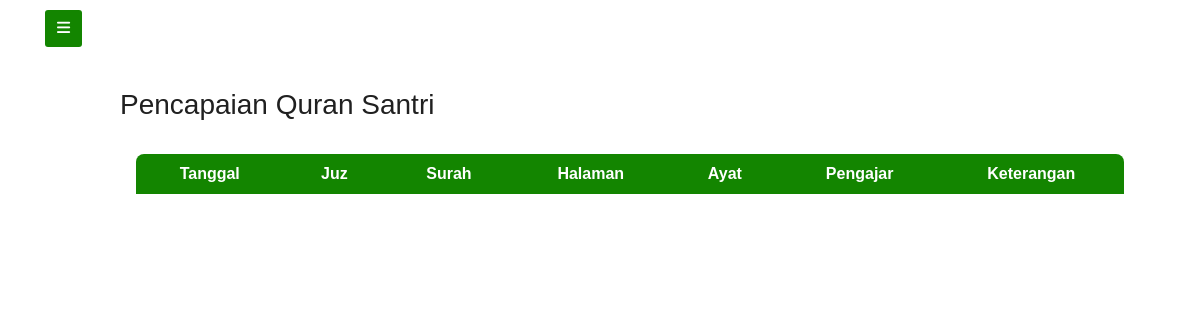
Before: /ortu/hasil_quran/ with the older database file.
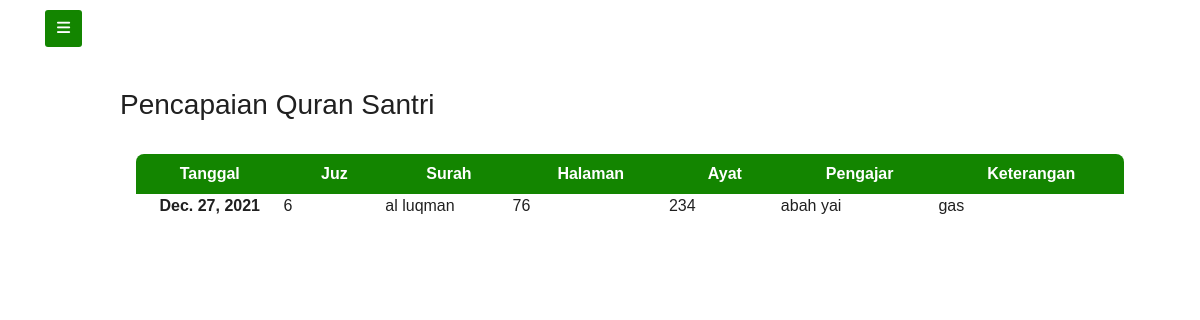
After: the same page with the newer database file.
### pengajar/models.py (models this page shows)
class Alquran(models.Model):
    tgl = models.DateField(auto_now=True, blank=False, null=False)
    surah = models.CharField(default='', max_length=12)
    ayat = models.IntegerField(default=0)
    juz = models.IntegerField(default=0)
    halaman = models.IntegerField(default=0)
    pengajar = models.CharField(default='', max_length=30)
    keterangan = models.CharField(default=0, max_length=120)
    santri = models.ForeignKey(
        adminmodels.Santri, on_delete=models.CASCADE, null=True)

### ortu/views.py (the view)
# urls.py: path('hasil_quran/', views.hasil_quran),
def hasil_quran(req):
    quran = models_pengajar.Alquran.objects.all()
    return render(req, 'ortu/hasil_quran.html', {
        'data': quran,
    })

### ortu/templates/ortu/hasil_quran.html (shortened to what this page needs)
{% extends 'ortu/hasil.html' %}
{% block content %}
<h3>Pencapaian Quran Santri</h3>
<div class="card-body">
    <div class="min-h-screen bg-white py-2">
        <div class="container-fluid">
            <div class=" row d-flex">
                <table class="bg-white divide-y divide-gray-300' style=" border: green;">
                    <thead class="" style="background-color: #138500; color: #FFFFFF;">
                        <tr>
                            <th class="font-semibold text-sm uppercase px-4 py-2 text-center"> Tanggal </th>
                            <th class="font-semibold text-sm uppercase px-4 py-2 text-center"> Juz </th>
                            <th class="font-semibold text-sm uppercase px-4 py-2 text-center"> Surah </th>
                            <th class="font-semibold text-sm uppercase px-4 py-2 text-center"> Halaman </th>
                            <th class="font-semibold text-sm uppercase px-4 py-2 text-center"> Ayat </th>
                            <th class="font-semibold text-sm uppercase px-4 py-2 text-center"> Pengajar </th>
                            <th class="font-semibold text-sm uppercase px-4 py-2 text-center"> Keterangan </th>
                        </tr>
                    </thead>
                    {%for q in data%}
                    <tbody class="divide-y divide-gray-500" style="border-color: #138500;">
                        <tr>
                            <th scope="row" class="text-center">{{ q.tgl }}</th>
                            <td>{{q.juz}}</td>
                            <td>{{q.surah}}</td>
                            <td>{{q.halaman}}</td>
                            <td>{{q.ayat}}</td>
                            <td>{{q.pengajar}}</td>
                            <td>{{q.keterangan}}</td>
                        </tr>
                    </tbody>
                    {%endfor%}
                </table>
            </div>
        </div>
    </div>
</div>
{%endblock%}

### ortu/templates/ortu/hasil.html (shortened to what this page needs)
<!DOCTYPE html>
<html lang="en">
<head>
    <link rel="stylesheet" href="https://use.fontawesome.com/releases/v5.7.2/css/all.css">
    <link rel="stylesheet" href="https://maxcdn.bootstrapcdn.com/bootstrap/4.0.0/css/bootstrap.min.css"
>
    <link rel="stylesheet" href="path/to/font-awesome/css/font-awesome.min.css">
    <link href="https://cdn.jsdelivr.net/npm/bootstrap@5.0.2/dist/css/bootstrap.min.css" rel="stylesheet"
>
    <link rel="stylesheet" href="path/to/font-awesome/css/font-awesome.min.css">
    <link href="https://cdn.jsdelivr.net/npm/bootstrap@5.1.3/dist/css/bootstrap.min.css" rel="stylesheet"
>
</head>
<body>
    <div class="btnsdbr"> <span class="fas fa-bars"></span> </div>
    <div class="content">
        {%block content%}
        {%endblock%}
    </div>
</body>
</html>

### ortu/templates/ortu/hasil.html (style rules this page uses)
table tr:first-child th:first-child { border-top-left-radius: 8px; }
table tr:first-child th:last-child { border-top-right-radius: 8px; }
* { margin: 0; padding: 0; user-select: none; box-sizing: border-box; font-family: 'Poppins', sans-serif }
body { background-color: #ffff }
.btnsdbr { position: absolute; top: 10px; left: 45px; height: 37px; width: 37px; text-align: center; background: #138500; border-radius: 3px; cursor: pointer; transition: left 0.4s ease }
.btnsdbr span { color: white; font-size: 15px; line-height: 36px }
.content { position: absolute; top: 10%; left: 10%; right: 5%; color: #202020; z-index: -1; }

Changed rows visible on the page:
added Alquran: tgl "Dec. 27, 2021", juz "6", surah "al luqman", halaman "76", ayat "234", pengajar "abah yai", keterangan "gas"
